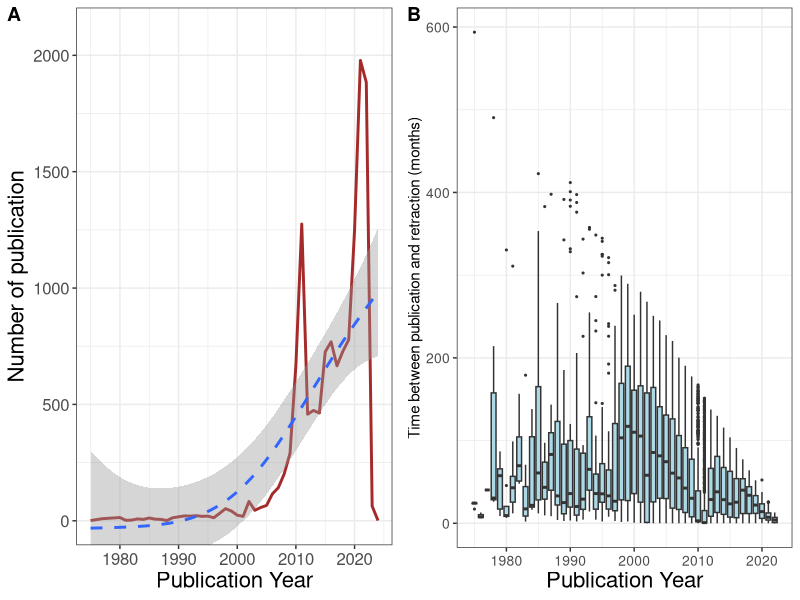
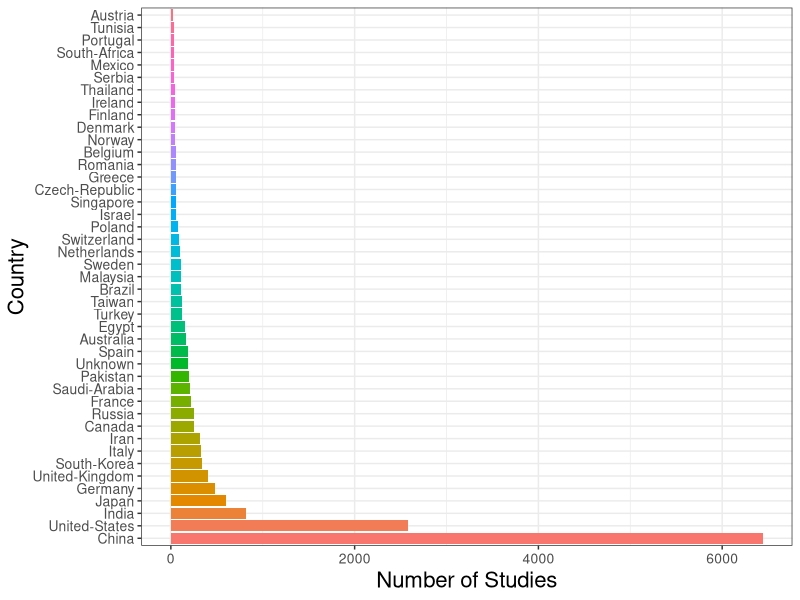
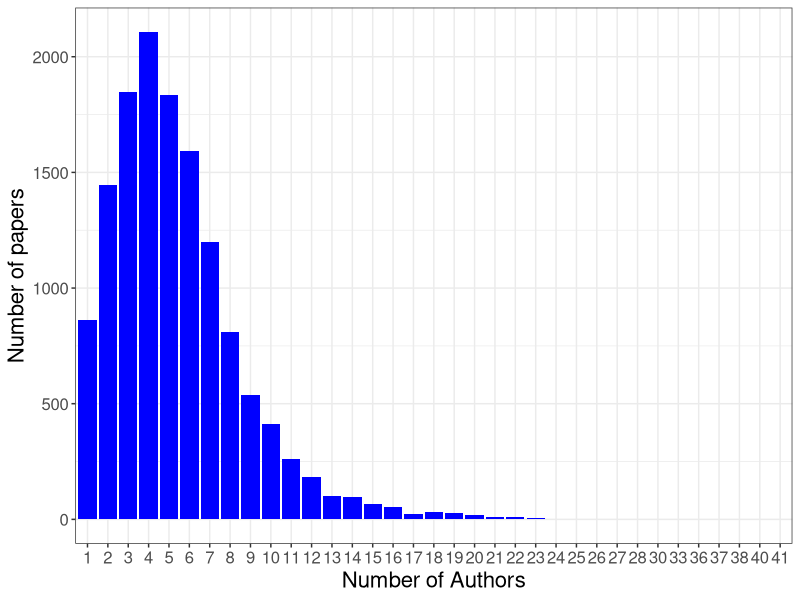
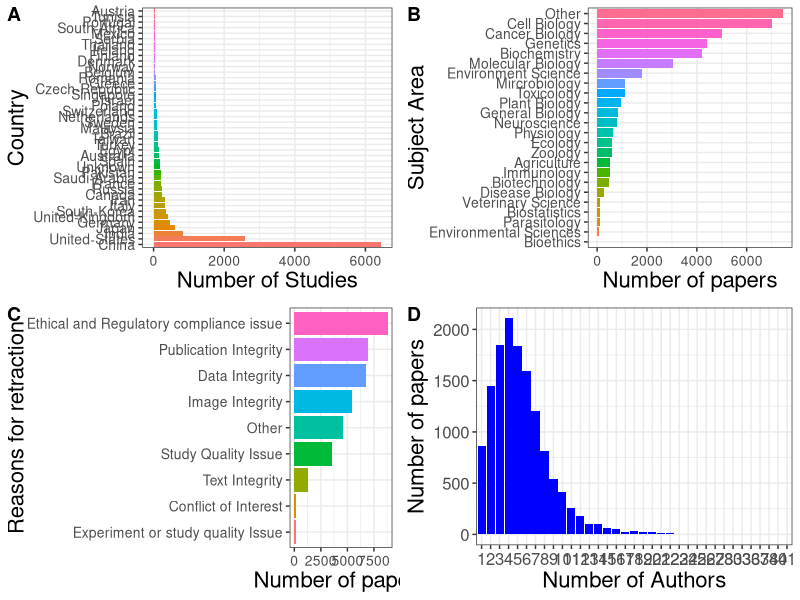
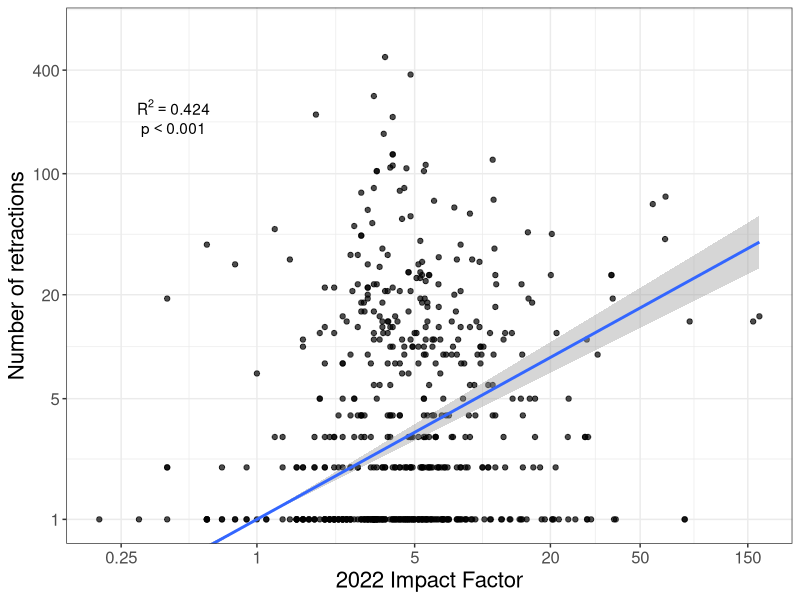
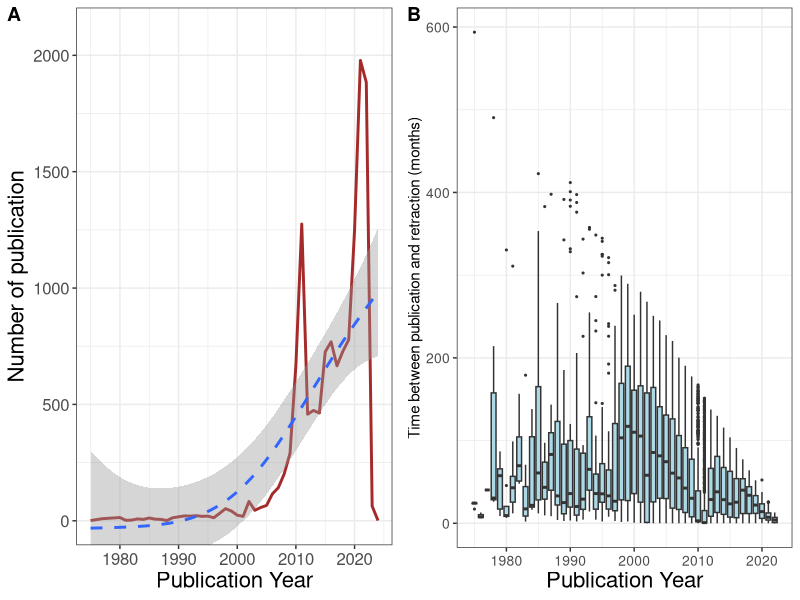
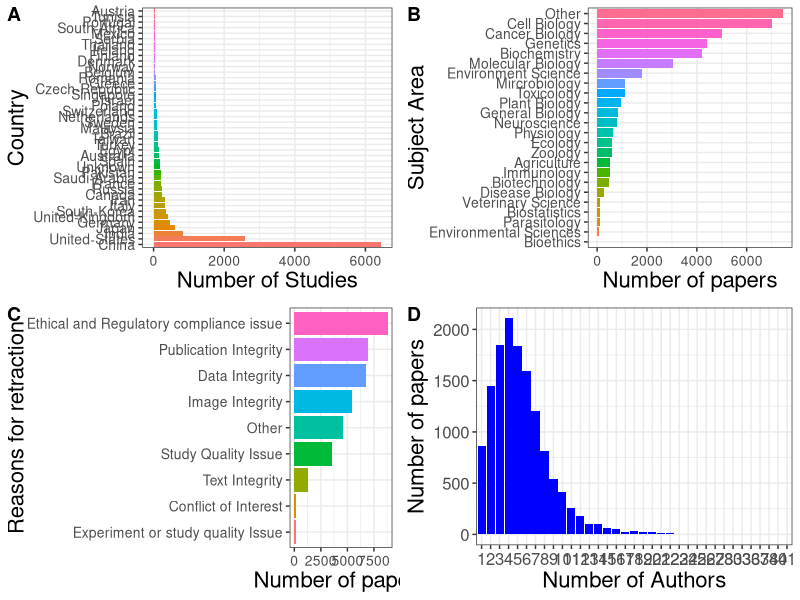
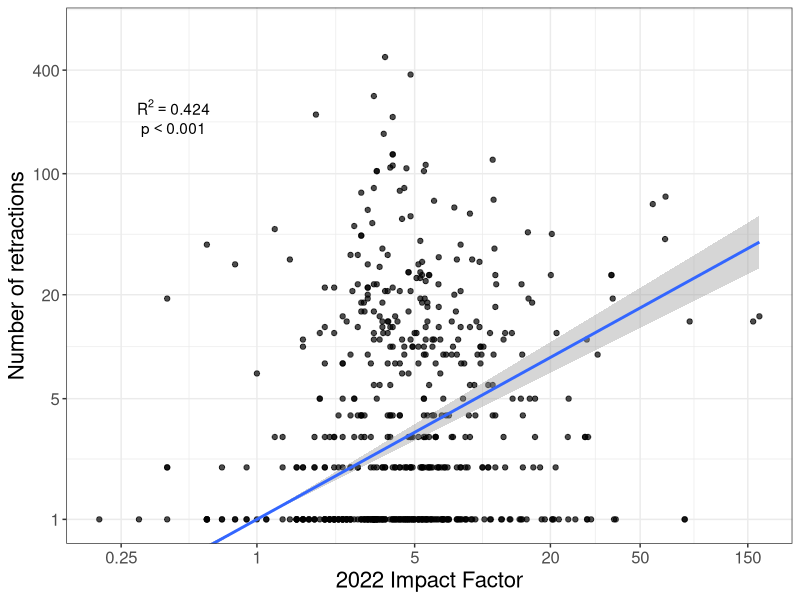

The R script that drew these images, in order:
library(readxl)
library(tidyverse)
library(lubridate)
library(cowplot)
library(igraph)

### Load the data from the retraction watch database  
rtr_db <-read_xlsx("./Retraction/Data_life science_final.xlsx")
head(rtr_db)
summary(rtr_db)

####################################################################################################
###### Publication Time of the studies

rtr_db$pubyear <- year(rtr_db$OriginalPaperDate)
rtr_db$rtryear <- year(rtr_db$RetractionDate)

rtr_db$timediff <- as.numeric(rtr_db$RetractionDate - rtr_db$OriginalPaperDate, units = "weeks")
rtr_pubyr <- rtr_db |> count(year = pubyear)
rtr_rtryr <- rtr_db |> count(year = rtryear)

#### Figure 1A Year wise pattern of publication ----
rtr_year_ptrn <- rtr_rtryr |>   filter( year >=1975)|>
  ggplot(aes(x= year))+ 
  geom_line(aes(y= n), lwd=1, col ="brown") + 
  #geom_line(aes(y=rollmean(n, 5, na.pad=TRUE)), linetype= "dashed") +
  geom_smooth(aes(x=year, y= n), method = "gam", linetype= "dashed")+
  #geom_line(aes(x= year, y= n.y), col ="blue", lwd=1, lty = 2) + 
  labs(x= "Publication Year" , y= "Number of publication", col = " ", lty= " ")+
  theme_bw()+coord_cartesian(ylim = c(0,2100))+
  theme(axis.title = element_text(size=16),
        axis.text  = element_text(size=12),
        legend.position = c(0.1,0.8),
        legend.text = element_text(size=18))

#ggsave(rtr_year_ptrn, file = "Yearwise_pattern_wgam.jpeg", width = 9, height = 6, units = "in", dpi=300)

#### Figure 1B Year wise pattern of time difference ----
rtr_year_diff <- rtr_db |> filter( pubyear >=1975)|>
  ggplot() + 
  geom_boxplot(aes(x= (pubyear), y= timediff/4, group =pubyear),
               fill = "lightblue", outlier.size = 0.4) +
  labs(x = "Publication Year", 
       y = "Time between publication and retraction (months)") +
  scale_fill_discrete(breaks = c("1980", "1990", "2000", "2010", "2020"))+
  theme_bw() + theme(axis.text = element_text(size=10),
                     axis.title.x = element_text(size=16))

cowplot::plot_grid(rtr_year_ptrn, rtr_year_diff,
                   labels = c("A", "B"))
ggsave("./Figure/Final_figure_1.jpeg", width = 9, height = 4, dpi = 300, units = "in")


################################################################################################
###### Retraction Pattern across countries

cntry <-capture.output(cat(rtr_db$Country)) ###concatenate all country name together
cntry1 <- gsub(";", " ", cntry)
cntry1 <-gsub("United ", "United-", cntry1)
cntry1 <-gsub("Hong ", "Hong-", cntry1)
cntry1 <-gsub("South ", "South-", cntry1)
cntry1 <-gsub("North ", "North-", cntry1)
cntry1 <-gsub("Sri ", "Sri-", cntry1)
cntry1 <-gsub("Saudi ", "Saudi-", cntry1)
cntry1 <-gsub("New ", "New-", cntry1)
cntry1 <-gsub(" Emirates", "-Emirates", cntry1)
cntry1 <-gsub(" & ", "-&-", cntry1)
cntry1 <-gsub("Puerto ", "Puerto-", cntry1)
cntry1 <-gsub("Costa ", "Costa-", cntry1)
cntry1 <-gsub("Czech Republic", "Czech-Republic", cntry1)

freq_x <- sort(table(unlist(strsplit(cntry1, " "))),      # Create frequency table
               decreasing = TRUE)
freq_x

freq_x1 <- freq_x[freq_x>25] ## Can use other cutoffs also 10/40/50

###### Figure 2A Country wise retraction pattern -----
cntry_freq <-ggplot(as.data.frame(freq_x1), aes(y=Var1, x= Freq, fill = Var1)) + 
  geom_col()+
  theme_bw()+ labs(y = "Country", x = "Number of Studies")+ 
  theme(axis.title = element_text(size=16),
        axis.text  = element_text(size=10),
        legend.position = "none")
cntry_freq
#ggsave(cntry_freq, file = "Country_frequency_new.jpeg", width = 8, height = 6, units = "in", dpi=200)

###############################################################
###### Aggregated subject list summary
agg_sub_list <- read_xlsx("./Retraction/subject_list_final.xlsx") |> 
  drop_na(`new category`) |>arrange(desc(Freq))
agg_sub_list$`new category` <- as.factor(agg_sub_list$`new category`)
head(agg_sub_list)

agg_sum <- agg_sub_list |> group_by(`new category`) |> summarise(total=sum(Freq)) |>arrange(total)

#Then turn it back into a factor with the levels in the correct order
agg_sum$`new category` <- factor(agg_sum$`new category`, levels=unique(agg_sum$`new category`))

#### Figure 2B Subject area plot ----
agg_sum_plt <- agg_sum |>
  ggplot( aes(x= total, y= `new category`))+
  geom_col(aes(fill= `new category`))+
  theme_bw()+
  labs(y = "Subject Area", x= "Number of papers")+
  theme(axis.title = element_text(size=16),
        axis.text  = element_text(size=10),
        legend.position = "none")

#ggsave("Subject_area_freq_new.jpeg", width = 7, height=5, units= "in", dpi=300)

#####################################################################
###### Aggregated list of reasons -----
rsn_freq_new<-read_xlsx("./Retraction/Reason_frequency_final.xlsx") |>
  drop_na(`New label`) |>arrange(desc(Freq))
head(rsn_freq_new)

rsn_sum <- rsn_freq_new |> group_by(`New label`) |> summarise(total=sum(Freq)) |>arrange(total)

#Then turn it back into a factor with the levels in the correct order
rsn_sum$`New label` <- factor(rsn_sum$`New label`, levels=unique(rsn_sum$`New label`))

#agg_sub_list |> #filter(Freq >5)|> order_by(`new category`)
#### Figure 2C Reason frequency----- 
rsn_db_plt <- rsn_sum |>
  ggplot( aes(x= total, y= `New label`))+
  geom_col(aes(fill= `New label`))+
  theme_bw()+
  labs(y = "Reasons for retraction", x= "Number of papers")+
  theme(axis.title = element_text(size=16),
        axis.text  = element_text(size=10),
        legend.position = "none")

#ggsave(rsn_db_plt, filename = "Reason_area_freq_new.jpeg", width = 7, height=5, units= "in", dpi=300)

#######################################################################
#### Number of Authors
#### Figure 2D Number of Authors----
rtr_db$num_authr <- str_count(rtr_db$Author, ";") +1
xtabs(~num_authr, rtr_db)

num_atr <- rtr_db |> count(num_authr) |> filter(!is.na(num_authr)) |>
  ggplot( aes(x= as.factor(num_authr), y = n))+
  geom_col(fill= "blue")+
  theme_bw()+
  labs(x= "Number of Authors", y= "Number of papers")+
  theme(axis.title = element_text(size=16),
        axis.text  = element_text(size=12))
num_atr
#ggsave(num_atr, file = "./Documents/Retraction/Num_authors.jpeg", width = 12, height = 8, units = "in", dpi=200)  

#### Final Figure 2 ----
cowplot::plot_grid(cntry_freq, agg_sum_plt, rsn_db_plt, num_atr, 
                   labels = c("A", "B", "C", "D"), ncol =2)

ggsave("./Figure/Final_figure_2.jpeg", width=14, height =9, units = "in", dpi=300)

########################################################################################
### Figure 3 Relationship between Journal IF and number of retractions ----

jif_num <- read.csv("./Retraction/Journal_impact_factor_retraction_all.csv")
jif_num_fltr <- jif_num |> drop_na(X2022.JIF) ###drop columns with NO IF information

summary(lm(log(n) ~ log(X2022.JIF) -1, data = jif_num_fltr)) ##Fitting the regression

jif_num_fltr |> drop_na(X2022.JIF) |> #plot the regression 
  ggplot(aes(x= log(X2022.JIF), y = log(n)))+
  geom_point(alpha = 0.7) +
  geom_smooth( method = "gam", formula = y ~ (x)-1) + 
  coord_cartesian(ylim = c(0,6.5))+
  labs(x= "2022 Impact Factor", y= "Number of retractions") + 
  annotate("text", x = -0.85, y=5.5 , label = bquote("R^2 == 0.424"), parse = TRUE)+
  annotate("text", x = -0.85, y=5.2 , label = bquote("p <0.001"), parse = TRUE)+
  scale_x_continuous(breaks = c(-1.386,0, 1.61, 2.996,  3.912, 5.011),
                     labels = c( "0.25",  "1", "5", "20", "50", "150"))+
  scale_y_continuous(breaks = c(0, 1.61, 2.996,  4.61, 5.991),
                     labels = c("1", "5", "20", "100", "400")) +
  theme_bw() + 
  theme(axis.title = element_text(size = 16),
        axis.text = element_text(size=12)) 

ggsave("./Figure/Final_figure_3.jpeg", width = 8, height=5.5, units= "in", dpi=600)

####################################################################################################
###### Number of reasons for retraction

rtr_db$num_reason <-str_count(rtr_db$Reason, ";")

#### Supplementary figure S1 ----
num_rsn <- rtr_db |> count(num_reason) |>
  ggplot( aes(x= as.factor(num_reason), y = n))+
  geom_col(fill= "blue")+
  theme_bw()+
  labs(x= "Number of reasons", y= "Number of papers")+
  theme(axis.title = element_text(size=16),
        axis.text  = element_text(size=12))

ggsave(num_rsn, file = "./Figure/Final_figure_S1.jpeg", width = 12, height = 8, units = "in", dpi=200)  
